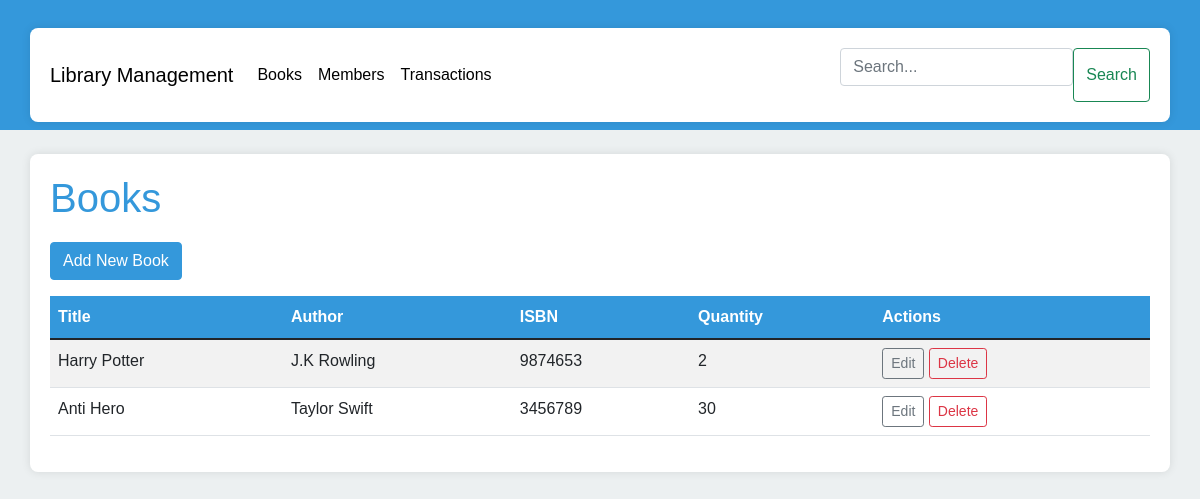
Before: / with the older database file.
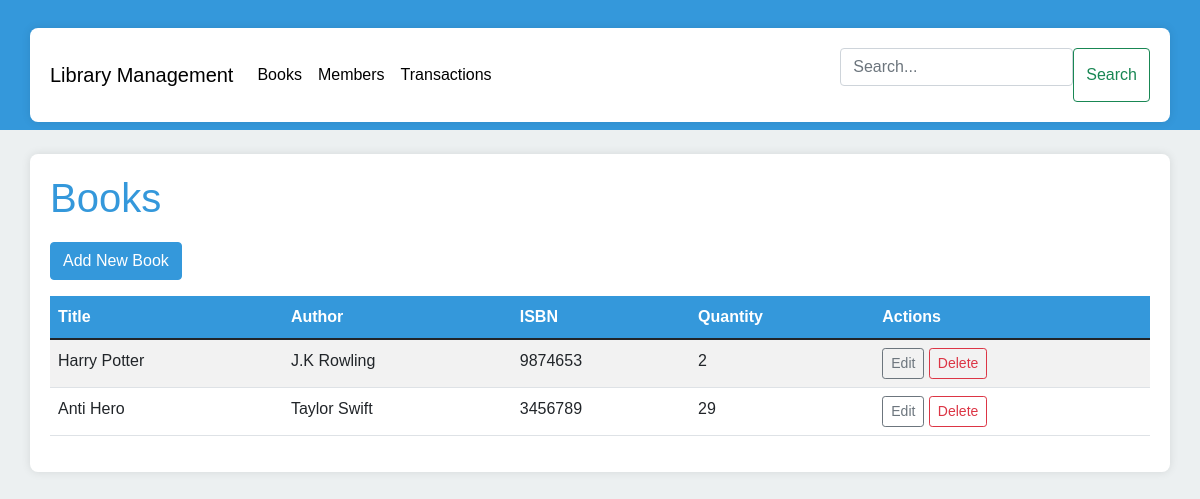
After: the same page with the newer database file.
### library/models.py (models this page shows, shortened)
class Book(models.Model):
    title = models.CharField(max_length=100)
    author = models.CharField(max_length=100)
    isbn = models.CharField(max_length=13, unique=True)
    quantity = models.PositiveIntegerField()

### library/views.py (the view)
# urls.py: path('', views.book_list, name='book_list'),
def book_list(request):
    books = Book.objects.all()
    return render(request, 'book_list.html', {'books': books})

### library/templates/book_list.html
{% extends 'base.html' %}
{% block content %}
<h1>Books</h1>
<a href="{% url 'book_add' %}" class="btn btn-primary mb-3">Add New Book</a>
<table class="table table-striped">
    <thead>
        <tr>
            <th>Title</th>
            <th>Author</th>
            <th>ISBN</th>
            <th>Quantity</th>
            <th>Actions</th>
        </tr>
    </thead>
    <tbody>
        {% for book in books %}
        <tr>
            <td>{{ book.title }}</td>
            <td>{{ book.author }}</td>
            <td>{{ book.isbn }}</td>
            <td>{{ book.quantity }}</td>
            <td>
                <a href="{% url 'book_edit' book.id %}" class="btn btn-sm btn-outline-secondary">Edit</a>
                <a href="{% url 'book_delete' book.id %}" class="btn btn-sm btn-outline-danger">Delete</a>
            </td>
        </tr>
        {% empty %}
        <tr>
            <td colspan="5">No books available.</td>
        </tr>
        {% endfor %}
    </tbody>
</table>
{% endblock %}

Changed rows visible on the page:
changed Book "Anti Hero": quantity "30" → "29"
